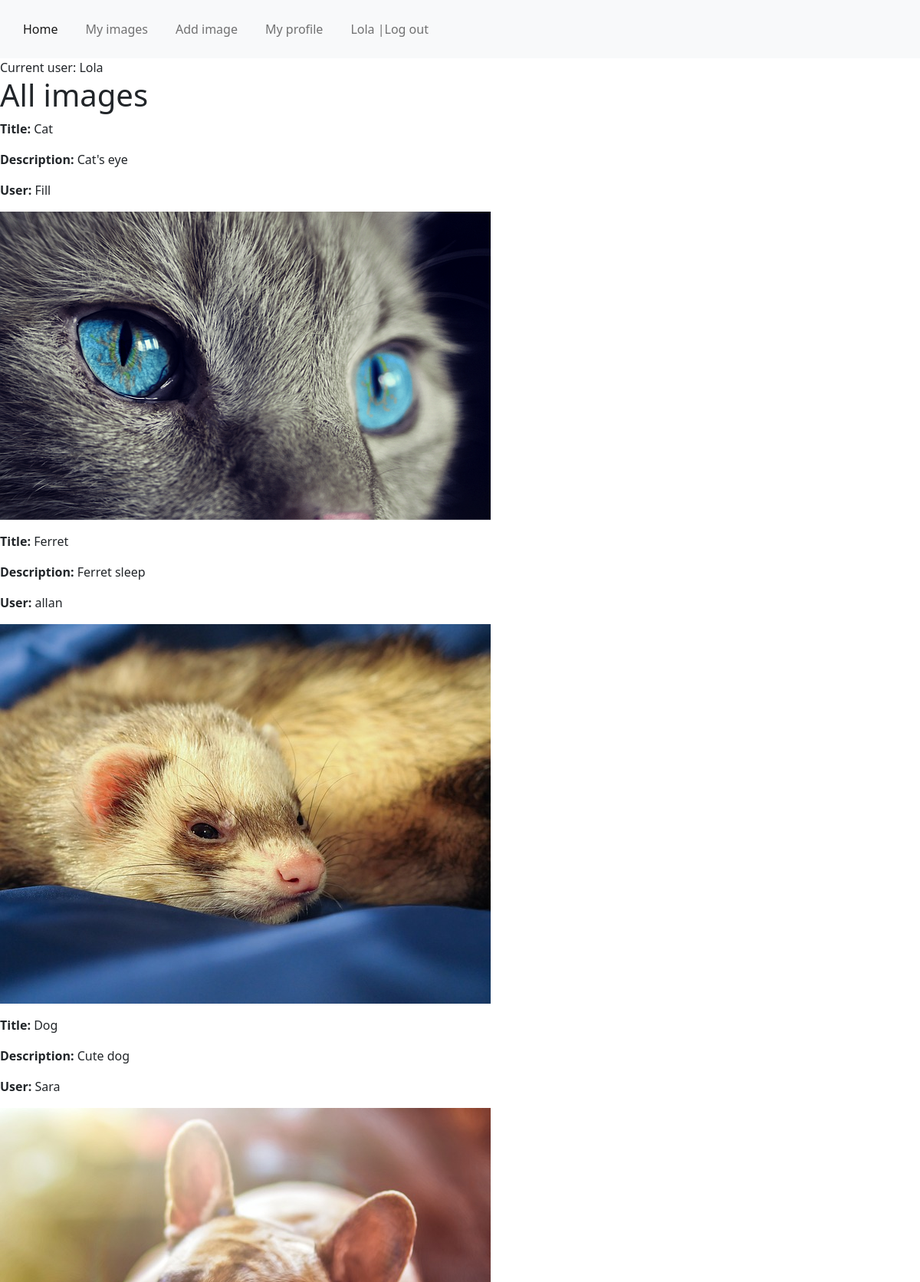
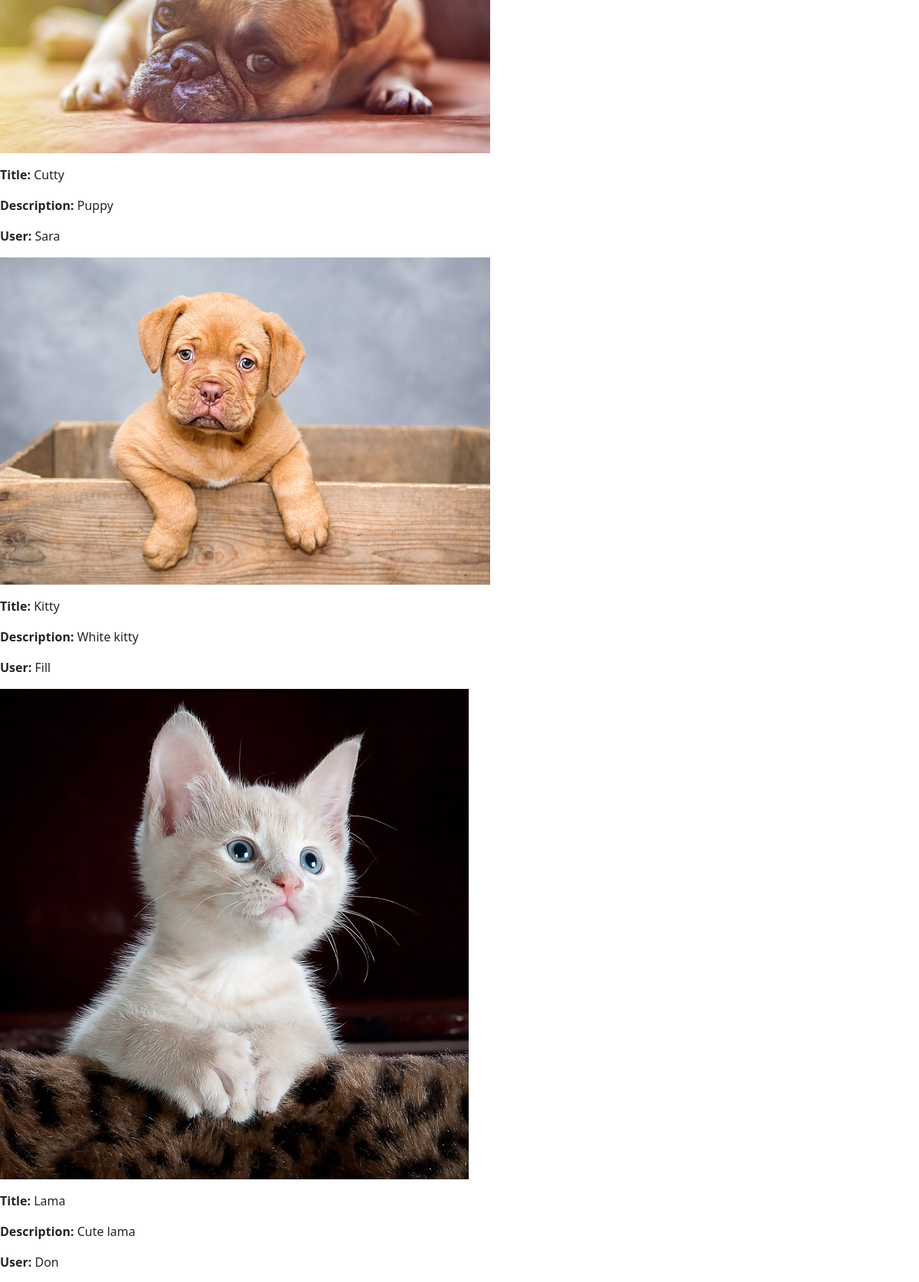
/ (signed in, upper part), run on the app's committed database (2 pictures, top to bottom).
### image_share/models.py (models this page shows, shortened)
class NewImage(models.Model):
    image = models.ImageField(upload_to='images')
    title = models.CharField(max_length=100)
    description = models.TextField()
    user = models.ForeignKey(User, on_delete=models.CASCADE)

### image_share/views.py (the view)
# urls.py: path('', all_images, name ='all-images'),
def all_images(request):
    all_img = NewImage.objects.all()
    context = {'img_list': all_img}
    return render(request, 'image_share/index.html', context)

### image_share/templates/image_share/index.html
{%extends 'base.html'%}
{%block title%}
All images
{%endblock%}
{%block content%}
{%for image in img_list%}
<p> <strong> Title: </strong>{{image.title}}</p>
<p> <strong> Description: </strong>{{image.description}}</p>
<p> <strong> User: </strong>{{image.user}}</p>
<p><img src="{{ image.image.url }}" alt="{{ image.title }}"></p>
{% empty %}
  <p>No images found.</p>
{%endfor%}
{%endblock%}

### image_share/templates/base.html (shortened to what this page needs)
{% load static %}
<!DOCTYPE html>
<html lang="en">
<head>
    <link rel="stylesheet" href="{% static 'style.css' %}">
    <link rel="stylesheet" href="https://cdn.jsdelivr.net/npm/bootstrap@5.2.3/dist/css/bootstrap.min.css">
</head>
<body>
    {% include 'navbar.html' %}
    Current user: {{user}}
  <h1>{%block title%} {{title}} {%endblock title%}</h1>
    {%block content%}
    {%endblock%}
</body>
</html>

### image_share/templates/navbar.html (shortened to what this page needs)
<nav class="navbar navbar-expand-lg navbar-light bg-light">
    <div class="container-fluid">
      <div class="collapse navbar-collapse" id="navbarNav">
        <ul class="navbar-nav">
          <li class="nav-item">
            <a class="nav-link active" aria-current="page" href="{% url 'all-images' %}">Home</a>
          </li>
          {%if request.user.is_authenticated%}
          <li class="nav-item">
            <a class="nav-link" href="{% url 'my-images' %}">My images</a>
          </li>
          <li class="nav-item">
            <a class="nav-link" href="{% url 'upload-image' %}">Add image</a>
          </li>
          <li class="nav-item">
            <a class="nav-link" href="{% url 'profile' %}"> My profile</a>
          </li>
          <li class="nav-item">
            <a class="nav-link" href="{% url 'logout' %}"> {{user.username}} |Log out</a>
          </li>
          {%endif%}
        </ul>
      </div>
    </div>
  </nav>

### image_share/static/style.css (style rules this page uses)
body { background-color: bisque; }
li { display: inline; padding: 10px; }

### data on the page
NewImage: title "Cat", description "Cat's eye", user "Fill", image (picture)
NewImage: title "Ferret", description "Ferret sleep", user "allan", image (picture)
NewImage: title "Dog", description "Cute dog", user "Sara", image (picture)
NewImage: title "Cutty", description "Puppy", user "Sara", image (picture)
NewImage: title "Kitty", description "White kitty", user "Fill", image (picture)
NewImage: title "Lama", description "Cute lama", user "Don"

### other printed values
{{ user.username }} "Lola"
{{ user }} "Lola"
